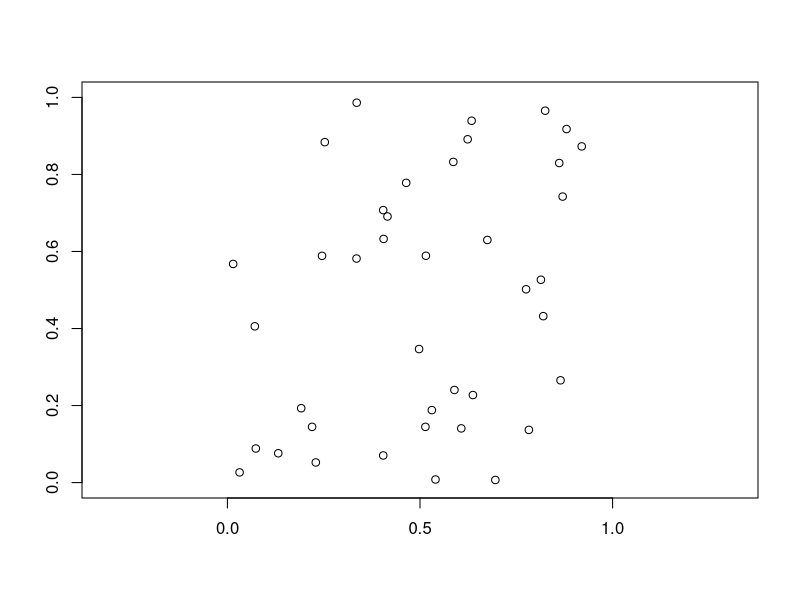

Source code (R): (Note: this script raises an error after producing the figure.)
## ---- chunk 1
n <- 40
villes <- matrix(runif(2*n), n, 2)
## ---- chunk 2
plot(villes[,1], villes[,2], xlim = c(0,1), ylim = c(0,1), xlab = "", ylab = "", asp=1, pty ="s")
## ---- chunk 3
library(ggplot2) #ggplot
library(reshape2) #melt
library(parallel) #mclapply
## ---- chunk 4
library(TSP)
res1 <- NN_TSP(villes)
plot(tour = res1, data = villes)
(t1 <- tour_length(res1, villes))
## ---- chunk 5
res2 <- greedy_TSP_best(villes)
plot(tour = res2, data = villes)
(t2 <- tour_length(res2, villes))
## ---- chunk 6
res3 <- greedy_TSP_min(villes)
plot(tour = res3, data = villes)
(t3 <- tour_length(res3, villes))
## ---- chunk 7
res4 <- greedy_TSP_max(villes)
plot(tour = res4, data = villes)
(t4 <- tour_length(res4, villes))
## ---- chunk 8
par(mfrow=c(2,2),
    oma = c(5,4,0,0) + 0.1,
    mar = c(1.5,1.5,1,0) + 0.1)
plot(tour = res1, data = villes, main = "NN", value = t1)
plot(tour = res2, data = villes, main = "best", value = t2)
plot(tour = res3, data = villes, main = "min", value = t3)
plot(tour = res4, data = villes, main = "max", value = t4)
## ---- chunk 9
dist <- data.frame(matrix(0,100,4))
colnames(dist) <- c("NN", "best", "min", "max")

for(i in 1:100)
{
  n <- 40
  villes <- matrix(runif(2*n), n, 2)
  
  t1 <- tour_length(NN_TSP(villes), villes)
  t2 <- tour_length(greedy_TSP_best(villes), villes)
  t3 <- tour_length(greedy_TSP_min(villes), villes)
  t4 <- tour_length(greedy_TSP_max(villes), villes)
  
  dist[i,] <- c(t1,t2,t3,t4)
}
## ---- chunk 10
df <- melt(dist)
ggplot(df, aes(x=variable, y=value)) + geom_violin()
## ---- chunk 11
colMeans(t(apply(dist,1,rank)))
## ---- chunk 12
dist <- data.frame(matrix(0,100,4))
colnames(dist) <- c("NN", "best", "min", "max")

for(i in 1:100)
{
  n <- 40
  villes <- matrix(runif(2*n), n, 2)
  
  t1 <- tour_length(NN_TSP(villes), villes)
  t2 <- tour_length(greedy_TSP_best(villes), villes)
  t3 <- tour_length(greedy_TSP_min(villes), villes)
  t4 <- tour_length(greedy_TSP_max(villes), villes)
  
  dist[i,] <- c(t1,t2,t3,t4)
}
## ---- chunk 13
df <- melt(dist)
ggplot(df, aes(x=variable, y=value)) + geom_violin()
## ---- chunk 14
colMeans(t(apply(dist,1,rank)))
## ---- chunk 15
dist <- data.frame(matrix(0,100,4))
colnames(dist) <- c("NN", "best", "min", "max")

for(i in 1:100)
{
  n <- 40
  villes <- matrix(runif(2*n), n, 2)
  
  t1 <- tour_length(NN_TSP(villes, type = "all"), villes)
  t2 <- tour_length(greedy_TSP_best(villes, type = "all"), villes)
  t3 <- tour_length(greedy_TSP_min(villes, type = "all"), villes)
  t4 <- tour_length(greedy_TSP_max(villes, type = "all"), villes)
  
  dist[i,] <- c(t1,t2,t3,t4)
}
## ---- chunk 16
df <- melt(dist)
ggplot(df, aes(x=variable, y=value)) + geom_violin()
## ---- chunk 17
colMeans(t(apply(dist,1,rank)))
## ---- chunk 18
one.simu_time_TSP <- function(i, data, algo = "NN", type = "one")
{
  if(algo == "NN")
  {
    start_time <- Sys.time()
    NN_TSP(data, type = type)
    end_time  <- Sys.time()
  }
  if(algo == "best")
  {
    start_time <- Sys.time()
    greedy_TSP_best(data, type = type)
    end_time  <- Sys.time()
  }
  if(algo == "min")
  {
    start_time <- Sys.time()
    greedy_TSP_min(data, type = type)
    end_time  <- Sys.time()
  }
  if(algo == "max")
  {
    start_time <- Sys.time()
    greedy_TSP_max(data, type = type)
    end_time  <- Sys.time()
  }
  return(unclass(end_time - start_time)[1])
}
## ---- chunk 19
my_n_vector_LOG <- seq(from = log(10), to = log(100), by = log(10)/40)
my_n_vector <- round(exp(my_n_vector_LOG))
my_n_vector
diff(log(my_n_vector))
## ---- chunk 20
p <- 50 ### répétition
df <- data.frame(matrix( nrow = 4 * length(my_n_vector), ncol = 2 + p))
colnames(df) <- c("type", "n", 1:p)
dim(df)
## ---- chunk 21
nbCores <- 8
j <- 1

for(n in my_n_vector)
{
  print(n)
  liste1 <- mclapply(1:p, FUN = one.simu_time_TSP,
                      data = matrix(runif(2*n), n, 2),
                     algo = "NN",
                     mc.cores = nbCores)

  liste2 <- mclapply(1:p, FUN = one.simu_time_TSP,
                     data = matrix(runif(2*n), n, 2),
                     algo = "best",
                     mc.cores = nbCores)

  liste3 <- mclapply(1:p, FUN = one.simu_time_TSP,
                     data = matrix(runif(2*n), n, 2),
                     algo = "min",
                     mc.cores = nbCores)

  liste4 <- mclapply(1:p, FUN = one.simu_time_TSP,
                     data = matrix(runif(2*n), n, 2),
                     algo = "max",
                     mc.cores = nbCores)


  df[j ,] <- c("NN", n, do.call(cbind, liste1))
  df[j+1 ,] <- c("best", n, do.call(cbind, liste2))
  df[j+2 ,] <- c("min", n, do.call(cbind, liste3))
  df[j+3 ,] <- c("max", n, do.call(cbind, liste4))
  j <- j + 4
}

df <- melt(df, id.vars = c("type","n"))
## ---- chunk 22
data_summary <- function(data, varname, groupnames)
{
  require(plyr)
  summary_func <- function(x, col)
  {
    c(mean = mean(x[[col]], na.rm=TRUE),
      q1 = quantile(x[[col]], 0.025), q3 = quantile(x[[col]], 0.975))
  }
  data_sum<-ddply(data, groupnames, .fun=summary_func,
                  varname)
  data_sum <- rename(data_sum, c("mean" = varname))
  return(data_sum)
}

df2 <- df
df2[,2] <- as.double(df[,2])
df2[,3] <- as.double(df[,3])
df2[,4] <- as.double(df[,4])
summary(df2)

df_new <- data_summary(df2, varname="value",
                           groupnames=c("type","n"))

theMin <- min(df_new[,3:5],df_new[,3:5])
theMax <- max(df_new[,3:5],df_new[,3:5])
## ---- chunk 23
ggplot(df_new, aes(x = n, y = value, col=type)) +  scale_x_log10()+
  scale_y_log10(limits = c(theMin, theMax))  +
  labs(y = "time in seconds") +  labs(x = "number of cites") +
  geom_point(size = 2, aes(shape = type)) +
  geom_errorbar(aes(ymin=`q1.2.5%`, ymax=`q3.97.5%`), width=.01) +
  scale_colour_manual(values = c("best" = "#0080FF",
                                 "max" = " dark blue", "min" = "blue", "NN" = "red")) +
  theme(axis.text.x = element_text(size=15),
        axis.text.y = element_text(size=15),
        legend.text=element_text(size=15),
        axis.title.x=element_text(size=15),
        axis.title.y=element_text(size=15),
        legend.position = c(0.7, 0.1),
        legend.title = element_blank())
## ---- chunk 24
R1 <- df_new[df_new$type == "NN",c(2,3)]
l1 <- lm(log(value) ~ log(n), data = R1, )
summary(l1)
l1$coefficients
## ---- chunk 25
R2 <- df_new[df_new$type == "best",c(2,3)]
l2 <- lm(log(value) ~ log(n), data = R2, )
summary(l2)
l2$coefficients
## ---- chunk 26
R3 <- df_new[df_new$type == "min",c(2,3)]
l3 <- lm(log(value) ~ log(n), data = R3, )
summary(l3)
l3$coefficients
## ---- chunk 27
R4 <- df_new[df_new$type == "max",c(2,3)]
l4 <- lm(log(value) ~ log(n), data = R4, )
summary(l4)
l4$coefficients
